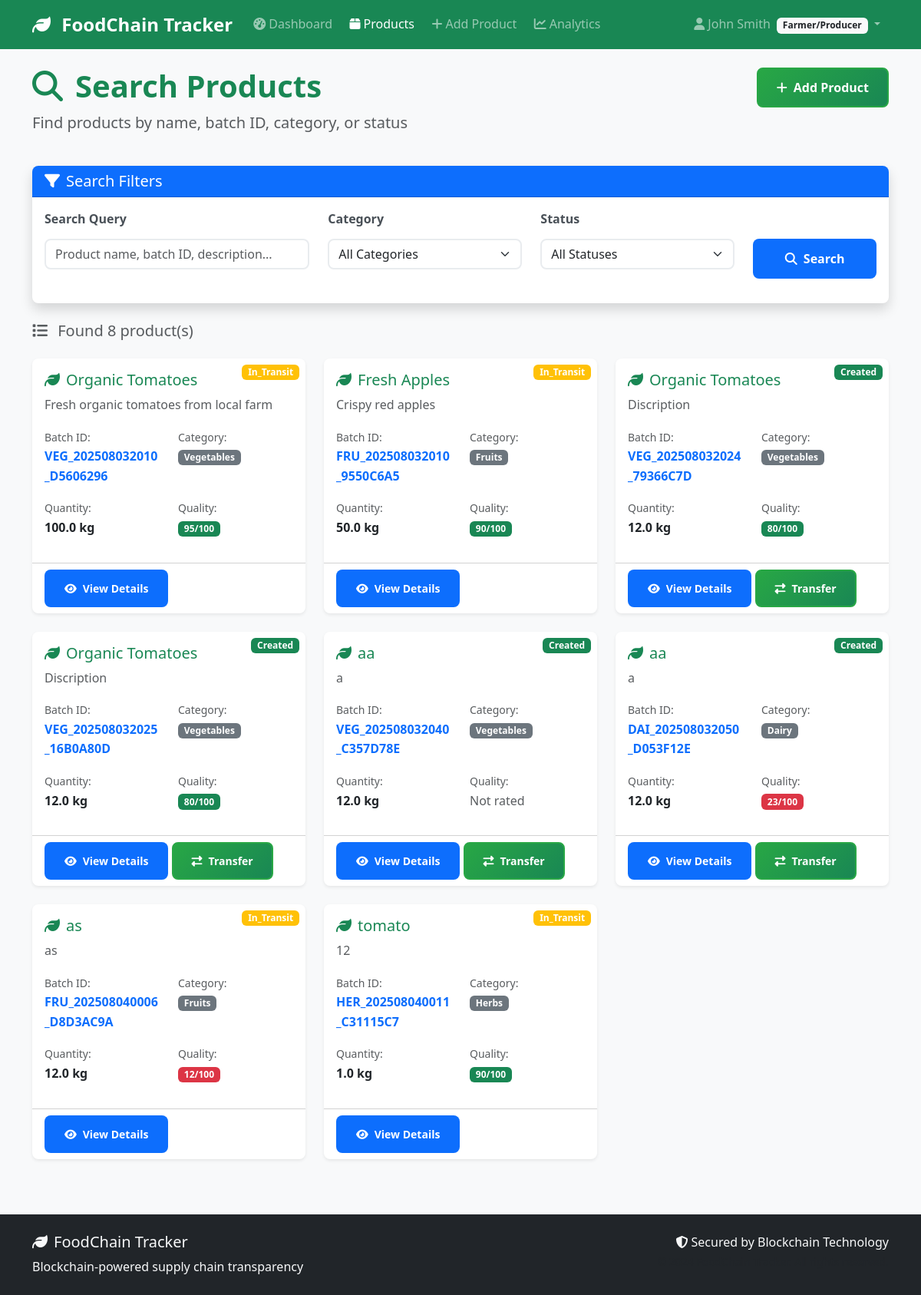
/products/search (signed in), run on an earlier commit of the app's database.
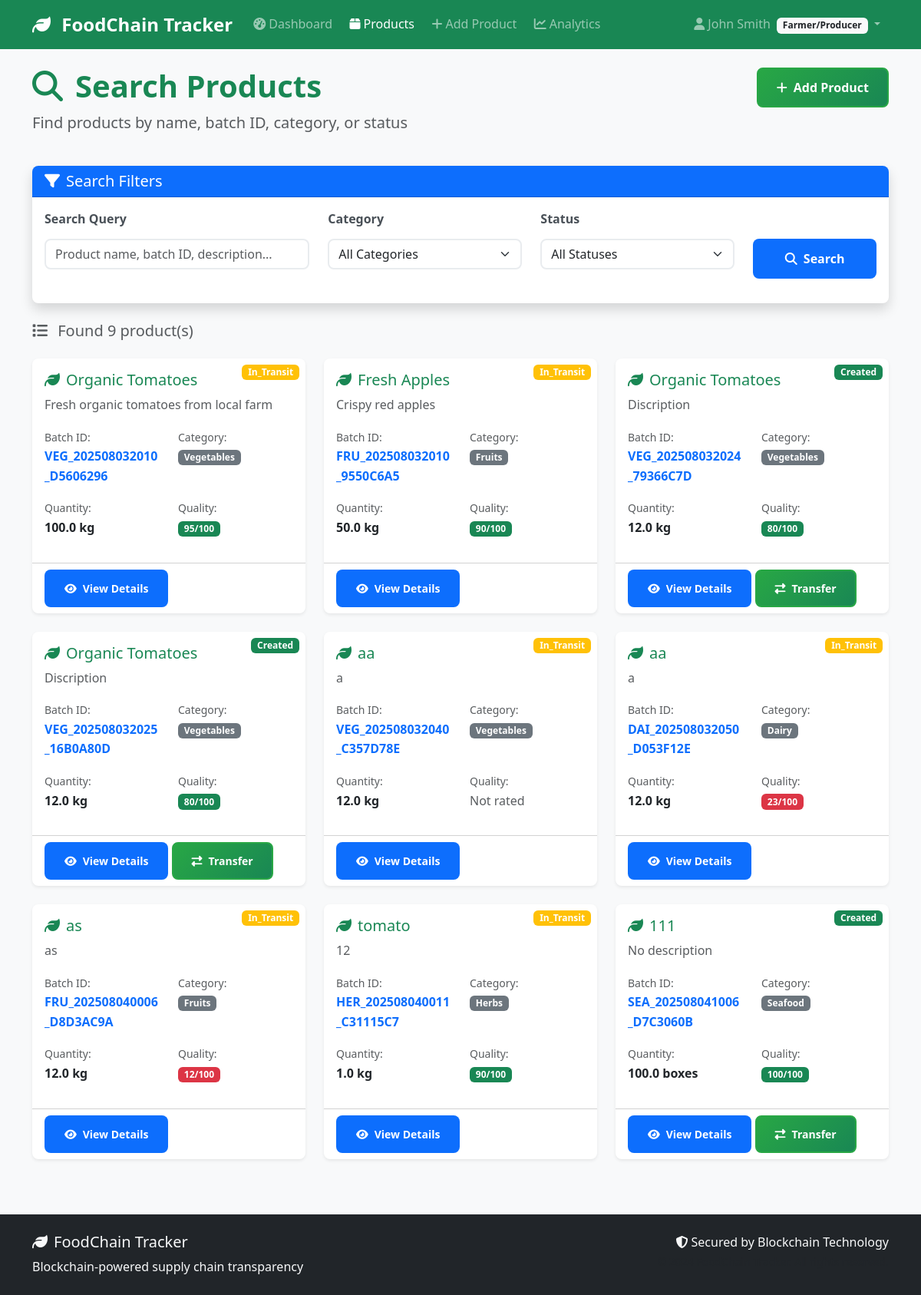
And on a later commit of the database.
### models/product.py (models this page shows, shortened)
class Product(db.Model):
    __tablename__ = 'products'
    id = db.Column(db.Integer, primary_key=True)
    batch_id = db.Column(db.String(50), unique=True, nullable=False)
    name = db.Column(db.String(100), nullable=False)
    category = db.Column(db.String(50), nullable=False)  # 'vegetables', 'fruits', 'grains', etc.
    description = db.Column(db.Text)
    quantity = db.Column(db.Float, nullable=False)  # Amount of product
    unit = db.Column(db.String(20), nullable=False)  # 'kg', 'tons', 'boxes', etc.
    quality_grade = db.Column(db.String(10))  # 'A', 'B', 'C', or custom grading
    quality_score = db.Column(db.Integer)  # 0-100 quality score
    origin_location = db.Column(db.String(200))  # Where product was produced
    harvest_date = db.Column(db.Date)
    expiry_date = db.Column(db.Date)
    current_location = db.Column(db.String(200))
    status = db.Column(db.String(50), default='created')  # 'created', 'in_transit', 'delivered', 'expired'
    temperature = db.Column(db.Float)  # Celsius
    humidity = db.Column(db.Float)     # Percentage
    pressure = db.Column(db.Float)     # For certain products
    created_by = db.Column(db.Integer, db.ForeignKey('users.id'), nullable=False)
    current_owner_id = db.Column(db.Integer, db.ForeignKey('users.id'), nullable=False)
    created_at = db.Column(db.DateTime, default=datetime.utcnow)
    updated_at = db.Column(db.DateTime, default=datetime.utcnow, onupdate=datetime.utcnow)
    current_owner = db.relationship('User', foreign_keys=[current_owner_id], backref='owned_products')
    transactions = db.relationship('Transaction', backref='product', lazy='dynamic', cascade='all, delete-orphan')

### routes/products.py (the view)
@products_bp.route('/search')
@login_required
def search_products():
    query = request.args.get('q', '')
    category = request.args.get('category', '')
    status = request.args.get('status', '')
    products_query = Product.query
    if query:
        products_query = products_query.filter(
            (Product.name.contains(query)) |
            (Product.batch_id.contains(query)) |
            (Product.description.contains(query))
        )
    if category:
        products_query = products_query.filter_by(category=category)
    if status:
        products_query = products_query.filter_by(status=status)
    if current_user.role == 'farmer':
        products_query = products_query.filter_by(created_by=current_user.id)
    elif current_user.role in ['distributor', 'retailer']:
        products_query = products_query.filter_by(current_owner_id=current_user.id)
    products = products_query.all()
    categories = db.session.query(Product.category.distinct()).all()
    statuses = db.session.query(Product.status.distinct()).all()
    return render_template('products/search.html',
                         products=products,
                         categories=[c[0] for c in categories],
                         statuses=[s[0] for s in statuses],
                         current_query=query,
                         current_category=category,
                         current_status=status)

### models/user.py (called while the page is built)
    def get_role_display(self):
        role_names = {
            'farmer': 'Farmer/Producer',
            'distributor': 'Distributor',
            'retailer': 'Retailer',
            'inspector': 'Inspector'
        }
        return role_names.get(self.role, self.role.title())

    def can_create_products(self):
        return self.role == 'farmer'

    def can_transfer_products(self):
        return self.role in ['farmer', 'distributor']

### templates/products/search.html (shortened to what the changed rows need)
{% extends "base.html" %}
{% block content %}
<div class="row mb-4">
    <div class="col-md-8">
        <h1 class="display-6 fw-bold text-success">
            <i class="fas fa-search me-3"></i>Search Products
        </h1>
    </div>
</div>
{% if products %}
    <div class="row mb-3">
        <div class="col-12">
            <h5 class="text-muted">
                <i class="fas fa-list me-2"></i>
                Found {{ products|length }} product(s)
            </h5>
        </div>
    </div>
    <div class="row">
        {% for product in products %}
            <div class="col-lg-4 col-md-6 mb-4">
                <div class="card h-100 shadow-sm">
                    <div class="position-relative">
                        <span class="position-absolute top-0 end-0 m-2 badge bg-{{ 'success' if product.status == 'created' else 'warning' if product.status == 'in_transit' else 'info' if product.status == 'delivered' else 'danger' }}">
                            {{ product.status.title() }}
                        </span>
                    </div>
                    <div class="card-body">
                        <h5 class="card-title text-success">
                            <i class="fas fa-leaf me-2"></i>{{ product.name }}
                        </h5>
                        <p class="card-text text-muted">{{ product.description[:100] if product.description else 'No description' }}{% if product.description and product.description|length > 100 %}...{% endif %}</p>
                        <div class="row mb-3">
                            <div class="col-6">
                                <small class="text-muted">Batch ID:</small><br>
                                <strong class="text-primary">{{ product.batch_id }}</strong>
                            </div>
                            <div class="col-6">
                                <small class="text-muted">Category:</small><br>
                                <span class="badge bg-secondary">{{ product.category.title() }}</span>
                            </div>
                        </div>
                        <div class="row mb-3">
                            <div class="col-6">
                                <small class="text-muted">Quantity:</small><br>
                                <strong>{{ product.quantity }} {{ product.unit }}</strong>
                            </div>
                            <div class="col-6">
                                <small class="text-muted">Quality:</small><br>
                                {% if product.quality_score %}
                                    <span class="badge bg-{{ 'success' if product.quality_score >= 80 else 'warning' if product.quality_score >= 60 else 'danger' }}">
                                        {{ product.quality_score }}/100
                                    </span>
                                {% else %}
                                    <span class="text-muted">Not rated</span>
                                {% endif %}
                            </div>
                        </div>
                    </div>
                    <div class="card-footer bg-transparent">
                        <a href="{{ url_for('products.view_product', id=product.id) }}" class="btn btn-primary btn-sm">
                            <i class="fas fa-eye me-2"></i>View Details
                        </a>
                        {% if current_user.id == product.current_owner_id and current_user.can_transfer_products() %}
                            <a href="{{ url_for('products.transfer_product', id=product.id) }}" class="btn btn-success btn-sm">
                                <i class="fas fa-exchange-alt me-2"></i>Transfer
                            </a>
                        {% endif %}
                    </div>
                </div>
            </div>
        {% endfor %}
    </div>
{% endif %}
{% endblock %}

What changed in the data, as far as the page shows it:
changed Product "VEG_202508032040_C357D78E": status "Created" → "In_Transit"; no longer shows "Transfer"
changed Product "DAI_202508032050_D053F12E": status "Created" → "In_Transit"; no longer shows "Transfer"
added Product: status "Created", name "111", description "No description", batch_id "SEA_202508041006_D7C3060B", category "Seafood", quantity "100.0", unit "boxes", quality_score "100"
Also different on the page:
{{ products|length }}: "8" → "9"
